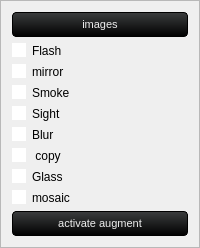
              <widget class="QFrame" name="frame_20">
               <property name="frameShape">
                <enum>QFrame::StyledPanel</enum>
               </property>
               <property name="frameShadow">
                <enum>QFrame::Raised</enum>
               </property>
               <layout class="QVBoxLayout" name="verticalLayout">
                <item>
                 <widget class="QPushButton" name="import_images_button">
                  <property name="sizePolicy">
                   <sizepolicy hsizetype="Preferred" vsizetype="Preferred">
                    <horstretch>0</horstretch>
                    <verstretch>0</verstretch>
                   </sizepolicy>
                  </property>
                  <property name="minimumSize">
                   <size>
                    <width>0</width>
                    <height>0</height>
                   </size>
                  </property>
                  <property name="maximumSize">
                   <size>
                    <width>16777215</width>
                    <height>16777215</height>
                   </size>
                  </property>
                  <property name="styleSheet">
                   <string notr="true">QPushButton {
    background-color: qlineargradient(spread:repeat, x1:1, y1:0, x2:1, y2:1, stop:0 rgb(59, 61, 62), stop:1 rgb(0, 0, 0));
    color: rgb(238, 238, 238);
  	font-size: 8pt;

    border-style: solid;
    border-width: 1px;
    border-radius: 4px;
    border-color: rgb(0, 0, 0);
    padding: 5px;
}

QPushButton:flat {
    background-color: transparent;
    border: none;
    color: rgb(238, 238, 238);
}

QPushButton:disabled {
    background-color: #404040;
    color: #656565;
    border-color: rgb(0, 0, 0);
}

QPushButton:hover {
    background-color: rgba(236, 157, 0, 51);
    border: 1px solid rgb(236, 157, 0);
}

QPushButton:pressed {
    background-color: qlineargradient(spread:repeat, x1:1, y1:0, x2:1, y2:1, stop:0 rgb(28, 28, 32), stop:1 rgb(0, 0, 0));
    border: 1px solid rgb(236, 157, 0);
}

QPushButton:checked {
    background-color: qlineargradient(spread:repeat, x1:1, y1:0, x2:1, y2:1, stop:0 rgb(28, 28, 32), stop:1 rgb(0, 0, 0));
    border: 1px solid #222;
}</string>
                  </property>
                  <property name="text">
                   <string>images</string>
                  </property>
                 </widget>
                </item>
                <item>
                 <widget class="QCheckBox" name="flash_checkbox">
                  <property name="sizePolicy">
                   <sizepolicy hsizetype="Preferred" vsizetype="Preferred">
                    <horstretch>0</horstretch>
                    <verstretch>0</verstretch>
                   </sizepolicy>
                  </property>
                  <property name="maximumSize">
                   <size>
                    <width>1677777</width>
                    <height>16777215</height>
                   </size>
                  </property>
                  <property name="layoutDirection">
                   <enum>Qt::LeftToRight</enum>
                  </property>
                  <property name="styleSheet">
                   <string notr="true">QCheckBox {
    background-color: transparent;
    color: black;
    border: none;
    border-radius: 50%;
 
}

QCheckBox::indicator {
    background-color: white;
    color: black;
    border-radius: 50%;
}

QCheckBox::indicator:hover {
    background-color: orange;
}

QCheckBox::indicator:checked {
    background-color: #ff0800;
}</string>
                  </property>
                  <property name="text">
                   <string>Flash</string>
                  </property>
                  <property name="tristate">
                   <bool>false</bool>
                  </property>
                 </widget>
                </item>
                <item>
                 <widget class="QCheckBox" name="flip_checkbox">
                  <property name="sizePolicy">
                   <sizepolicy hsizetype="Preferred" vsizetype="Preferred">
                    <horstretch>0</horstretch>
                    <verstretch>0</verstretch>
                   </sizepolicy>
                  </property>
                  <property name="layoutDirection">
                   <enum>Qt::LeftToRight</enum>
                  </property>
                  <property name="styleSheet">
                   <string notr="true">QCheckBox {
    background-color: transparent;
    color: black;
    border: none;
    border-radius: 50%;
 
}

QCheckBox::indicator {
    background-color: white;
    color: black;
    border-radius: 50%;
}

QCheckBox::indicator:hover {
    background-color: orange;
}

QCheckBox::indicator:checked {
    background-color: #ff0800;
}</string>
                  </property>
                  <property name="text">
                   <string>mirror</string>
                  </property>
                 </widget>
                </item>
                <item>
                 <widget class="QCheckBox" name="smoke_checkbox">
                  <property name="sizePolicy">
                   <sizepolicy hsizetype="Preferred" vsizetype="Preferred">
                    <horstretch>0</horstretch>
                    <verstretch>0</verstretch>
                   </sizepolicy>
                  </property>
                  <property name="layoutDirection">
                   <enum>Qt::LeftToRight</enum>
                  </property>
                  <property name="styleSheet">
                   <string notr="true">QCheckBox {
    background-color: transparent;
    color: black;
    border: none;
    border-radius: 50%;
 
}

QCheckBox::indicator {
    background-color: white;
    color: black;
    border-radius: 50%;
}

QCheckBox::indicator:hover {
    background-color: orange;
}

QCheckBox::indicator:checked {
    background-color: #ff0800;
}</string>
                  </property>
                  <property name="text">
                   <string>Smoke</string>
                  </property>
                 </widget>
                </item>
                <item>
                 <widget class="QCheckBox" name="sight_picture">
                  <property name="sizePolicy">
                   <sizepolicy hsizetype="Preferred" vsizetype="Preferred">
                    <horstretch>0</horstretch>
                    <verstretch>0</verstretch>
                   </sizepolicy>
                  </property>
                  <property name="layoutDirection">
                   <enum>Qt::LeftToRight</enum>
                  </property>
                  <property name="styleSheet">
                   <string notr="true">QCheckBox {
    background-color: transparent;
    color: black;
    border: none;
    border-radius: 50%;
 
}

QCheckBox::indicator {
    background-color: white;
    color: black;
    border-radius: 50%;
}

QCheckBox::indicator:hover {
    background-color: orange;
}

QCheckBox::indicator:checked {
    background-color: #ff0800;
}</string>
                  </property>
                  <property name="text">
                   <string>Sight</string>
                  </property>
                 </widget>
                </item>
                <item>
                 <widget class="QCheckBox" name="motion_blur">
                  <property name="sizePolicy">
                   <sizepolicy hsizetype="Preferred" vsizetype="Preferred">
                    <horstretch>0</horstretch>
                    <verstretch>0</verstretch>
                   </sizepolicy>
                  </property>
                  <property name="layoutDirection">
                   <enum>Qt::LeftToRight</enum>
                  </property>
                  <property name="styleSheet">
                   <string notr="true">QCheckBox {
    background-color: transparent;
    color: black;
    border: none;
    border-radius: 50%;
 
}

QCheckBox::indicator {
    background-color: white;
    color: black;
    border-radius: 50%;
}

QCheckBox::indicator:hover {
    background-color: orange;
}

QCheckBox::indicator:checked {
    background-color: #ff0800;
}</string>
                  </property>
                  <property name="text">
                   <string>Blur</string>
                  </property>
                 </widget>
                </item>
                <item>
                 <widget class="QCheckBox" name="make_copy">
                  <property name="sizePolicy">
                   <sizepolicy hsizetype="Preferred" vsizetype="Preferred">
                    <horstretch>0</horstretch>
                    <verstretch>0</verstretch>
                   </sizepolicy>
                  </property>
                  <property name="layoutDirection">
                   <enum>Qt::LeftToRight</enum>
                  </property>
                  <property name="styleSheet">
                   <string notr="true">QCheckBox {
    background-color: transparent;
    color: black;
    border: none;
    border-radius: 50%;
 
}

QCheckBox::indicator {
    background-color: white;
    color: black;
    border-radius: 50%;
}

QCheckBox::indicator:hover {
    background-color: orange;
}

QCheckBox::indicator:checked {
    background-color: #ff0800;
}</string>
                  </property>
                  <property name="text">
                   <string> copy</string>
                  </property>
                 </widget>
                </item>
                <item>
                 <widget class="QCheckBox" name="glass_checkbox">
                  <property name="sizePolicy">
                   <sizepolicy hsizetype="Preferred" vsizetype="Preferred">
                    <horstretch>0</horstretch>
                    <verstretch>0</verstretch>
                   </sizepolicy>
                  </property>
                  <property name="layoutDirection">
                   <enum>Qt::LeftToRight</enum>
                  </property>
                  <property name="styleSheet">
                   <string notr="true">QCheckBox {
    background-color: transparent;
    color: black;
    border: none;
    border-radius: 50%;
 
}

QCheckBox::indicator {
    background-color: white;
    color: black;
    border-radius: 50%;
}

QCheckBox::indicator:hover {
    background-color: orange;
}

QCheckBox::indicator:checked {
    background-color: #ff0800;
}</string>
                  </property>
                  <property name="text">
                   <string>Glass</string>
                  </property>
                 </widget>
                </item>
                <item>
                 <widget class="QCheckBox" name="mosaic_checkbox">
                  <property name="sizePolicy">
                   <sizepolicy hsizetype="Preferred" vsizetype="Preferred">
                    <horstretch>0</horstretch>
                    <verstretch>0</verstretch>
                   </sizepolicy>
                  </property>
                  <property name="layoutDirection">
                   <enum>Qt::LeftToRight</enum>
                  </property>
                  <property name="styleSheet">
                   <string notr="true">QCheckBox {
    background-color: transparent;
    color: black;
    border: none;
    border-radius: 50%;
 
}

QCheckBox::indicator {
    background-color: white;
    color: black;
    border-radius: 50%;
}

QCheckBox::indicator:hover {
    background-color: orange;
}

QCheckBox::indicator:checked {
    background-color: #ff0800;
}</string>
                  </property>
                  <property name="text">
                   <string>mosaic</string>
                  </property>
                 </widget>
                </item>
                <item>
                 <widget class="QPushButton" name="crop_button">
                  <property name="sizePolicy">
                   <sizepolicy hsizetype="Preferred" vsizetype="Preferred">
                    <horstretch>0</horstretch>
                    <verstretch>0</verstretch>
                   </sizepolicy>
                  </property>
                  <property name="minimumSize">
                   <size>
                    <width>0</width>
                    <height>0</height>
                   </size>
                  </property>
                  <property name="maximumSize">
                   <size>
                    <width>16777215</width>
                    <height>16777215</height>
                   </size>
                  </property>
                  <property name="layoutDirection">
                   <enum>Qt::RightToLeft</enum>
                  </property>
                  <property name="styleSheet">
                   <string notr="true">QPushButton {
    background-color: qlineargradient(spread:repeat, x1:1, y1:0, x2:1, y2:1, stop:0 rgb(59, 61, 62), stop:1 rgb(0, 0, 0));
    color: rgb(238, 238, 238);
  	font-size: 8pt;

    border-style: solid;
    border-width: 1px;
    border-radius: 4px;
    border-color: rgb(0, 0, 0);
    padding: 5px;
}

QPushButton:flat {
    background-color: transparent;
    border: none;
    color: rgb(238, 238, 238);
}

QPushButton:disabled {
    background-color: #404040;
    color: #656565;
    border-color: rgb(0, 0, 0);
}

QPushButton:hover {
    background-color: rgba(236, 157, 0, 51);
    border: 1px solid rgb(236, 157, 0);
}

QPushButton:pressed {
    background-color: qlineargradient(spread:repeat, x1:1, y1:0, x2:1, y2:1, stop:0 rgb(28, 28, 32), stop:1 rgb(0, 0, 0));
    border: 1px solid rgb(236, 157, 0);
}

QPushButton:checked {
    background-color: qlineargradient(spread:repeat, x1:1, y1:0, x2:1, y2:1, stop:0 rgb(28, 28, 32), stop:1 rgb(0, 0, 0));
    border: 1px solid #222;
}</string>
                  </property>
                  <property name="text">
                   <string>activate augment</string>
                  </property>
                 </widget>
                </item>
               </layout>
              </widget>
